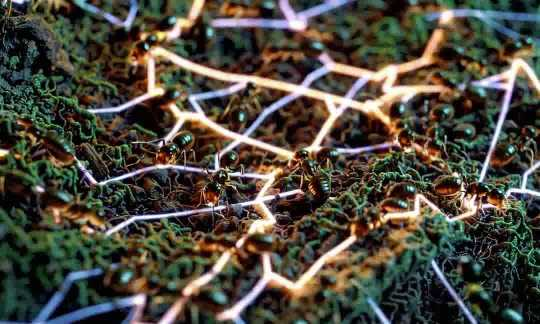
#> input picture tests/mock/ants/frames/frame_000001.jpg, 540 x 324 px; its folder holds only this picture in this run
$ jupyter execute --allow-errors x.ipynb
#> lines starting #> are read from the running program, lines starting #| are printed output that depends on the picture
### vidray/vidray.py
#!/usr/bin/env python3
"""
vidray.py

A lazy video processing library using xarray and Dask distributed.
Defines Img and Vid classes. Operations remain lazy until preview() or writePngs() is triggered.
"""
if __package__ is None or __package__ == '':
    # uses current directory visibility
    from patchy import patch,unpatch
    from util import *
else:
    # uses current package visibility
    from .patchy import patch,unpatch
    from .util import *
from pathlib import Path
from typing import List, Optional, Union
import operator
import json
import numpy as np
import xarray as xr
import dask.array as da
from dask import delayed
import imageio
from PIL import Image
import pandas as pd
from funkshuns import asList,listChunk

if __package__ is None or __package__ == "":
    from parallelize_it import Cliente
    from transformz import Scalable, RESIZE_BOTH, RESIZE_IMAGE, RESIZE_CANVAS
else:
    from .parallelize_it import Cliente
    from .transformz import Scalable, RESIZE_BOTH, RESIZE_IMAGE, RESIZE_CANVAS

# [89 lines left out: functions _normalize_grid, _compute_patch_plan, _pad_spatial, _write_vid_frames, _default_batch_size_4k, _existing_frame_indices and 1 more, not called in this run]

class BinaryOperable:
    # [17 lines left out: function _applyBinaryOp, not called in this run]

class Img(BinaryOperable, Scalable):
    # [17 lines left out: functions __init__, fromData, not called in this run]
    def compute(self) -> xr.DataArray:
        return self.data.compute()
    def toNumpy(self) -> np.ndarray:
        return self.compute().values
    def __add__(self, other) -> "Img":
        return self._applyBinaryOp(other, operator.add)
    def __sub__(self, other) -> "Img":
        return self._applyBinaryOp(other, operator.sub, absResult=True)
    def __mul__(self, other) -> "Img":
        return self._applyBinaryOp(other, operator.mul)
    def __truediv__(self, other) -> "Img":
        return self._applyBinaryOp(other, operator.truediv, intermediate=np.float32)

class Vid(BinaryOperable, Scalable):
    def __init__(self, pathsOrImgs: Union[List[Path], List[Img], Path],suff='.jpg', chunks: tuple = (1, 512, 512, -1)):
#> called with suff = '.jpg', chunks = (1, 512, 512, -1)
        if isinstance(pathsOrImgs, Path):
            if pathsOrImgs.is_dir():
                pngs = list(pathsOrImgs.glob(f"*{suff}"))
                pngs = [p for p in pngs if not p.name.startswith('._')]
                if not pngs:
                    files = list(pathsOrImgs.glob('*.*'))
                    suffs = pd.Series([f.suffix for f in files])
                    uniq = set(suffs.unique())
                    imgtyps = {'.png', '.jpg', '.jpeg', '.bmp', '.gif', '.tiff', '.tif', '.webp'}
                    if not imgtyps.intersection(uniq):
                        raise ValueError(f"No PNG or other image files found in directory. Accepted types: {imgtyps}")
                    suffs = suffs[suffs.isin(imgtyps)]
                    suff = suffs.value_counts().index[0]
                    pathsOrImgs = list(pathsOrImgs.glob(f"*{suff}"))
                else:
                    pathsOrImgs = pngs
            else:
                pathsOrImgs = [pathsOrImgs]
        else:
            pathsOrImgs = asList(pathsOrImgs)
        if not pathsOrImgs:
            raise ValueError("No frames provided to Vid.")
        first = pathsOrImgs[0]
        if isinstance(first, Path):
            example = imageio.imread(str(first))
#> example is the input picture: shape (324, 540, 3); mean R, G, B 77.9, 74.3, 64.2
            frameShape = example.shape
#> frameShape = (324, 540, 3)
            frameDtype = example.dtype
            daList = [da.from_delayed(delayed(imageio.imread)(str(p)), shape=frameShape, dtype=frameDtype)
                      for p in pathsOrImgs]
            stacked = da.stack(daList, axis=0)
            self.data = xr.DataArray(stacked, dims=["frame", "y", "x", "channel"]).chunk(chunks)
        elif isinstance(first, Img):
            dataList = [img.data.expand_dims(dim={"frame": [i]}) for i, img in enumerate(pathsOrImgs)]
            self.data = xr.concat(dataList, dim="frame").chunk(chunks)
        else:
            raise TypeError("pathsOrImgs must be a Path or list of Path/Img objects.")
    # [5 lines left out: function fromData, not called in this run]
    def __len__(self) -> int:
        return self.data.sizes["frame"]
    # [11 lines left out: function frame, not called in this run]
    def preview(self, index: int = 0) -> Image:
        return self.frame(index)
    # [32 lines left out: function bounce, not called in this run]
    def visualizeGraph(self, filename: str = "vid_graph.png") -> None:
        self.data.data.visualize(filename=filename)
        print(f"Dask graph saved to {filename}")
    def compute(self) -> xr.DataArray:
        return self.data.compute()
    def __add__(self, other) -> "Vid":
        return self._applyBinaryOp(other, operator.add)
    def __sub__(self, other) -> "Vid":
        return self._applyBinaryOp(other, operator.sub, absResult=True)
    def __mul__(self, other) -> "Vid":
        return self._applyBinaryOp(other, operator.mul)
    def __truediv__(self, other) -> "Vid":
        return self._applyBinaryOp(other, operator.truediv, intermediate=np.float32)

    # [163 lines left out: functions patch, from_patches, not called in this run]

### vidray/x.ipynb
[cell 1]
import vidray as vr

[cell 2]
from pathlib import Path
import pandas as pd, numpy as np

[cell 3]
fpth= Path(r'/Volumes/blu/Art/Film/vidray/tests/mock/ants/frames')

#> (a cell that did not finish here is left out)

#> (a cell that did not finish here is left out)

#> (a cell that did not finish here is left out)

#> (a cell that did not finish here is left out)

#> (a cell that did not finish here is left out)

#> (a cell that did not finish here is left out)

#> (a cell that did not finish here is left out)

#> (a cell that did not finish here is left out)

 # prep mock

[cell 12]
mp4 = Path('/Users/os/Downloads/ants.mp4')
#> (the rest of this cell did not finish here and is left out)

[cell 13]
fpth= Path(r'/Volumes/blu/Art/Film/vidray/tests/mock/ants/frames')
#> (the rest of this cell did not finish here and is left out)

[cell 14]
# resize each frame to 50% of original size and compress heavily
jpgs = list(fpth.glob('*.jpg'))
jpgs = [jpg for jpg in jpgs if not jpg.stem.startswith('.')]
out_fpth = fpth.parent / 'resized_compressed_frames'
out_fpth.mkdir(exist_ok=True)
# cv2
import cv2
for jpg in jpgs:
    img = cv2.imread(str(jpg))
    h, w = img.shape[:2]
#> h = 324; w = 540
    # crop bottom 10%
    img_cropped = img[:int(h*0.9), :, :]
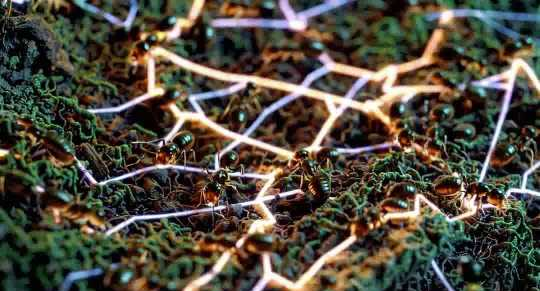
#> img_cropped: shape (291, 540, 3); mean B, G, R 64.6, 76.1, 80.7
    img_resized = cv2.resize(img_cropped, (w//2, int(h*0.9)//2))
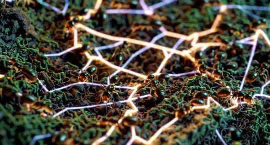
#> img_resized: shape (145, 270, 3); mean B, G, R 64.5, 76, 80.6
    out_jpg = out_fpth / jpg.name
    cv2.imwrite(str(out_jpg), img_resized, [int(cv2.IMWRITE_JPEG_QUALITY), 50])

[cell 15]
import shutil
def rmtree(p: Path):
    for f in list(p.glob('*.jpg')):
        try:
            f.unlink()
        except Exception as e:
            pass
    shutil.rmtree(p)

[cell 16]
rmtree(fpth)

[cell 17]
jpgs =  list(out_fpth.glob('*.jpg'))
jpgs = [jpg for jpg in jpgs if not jpg.stem.startswith('.')]
jpgs = jpgs[90:143:5]

[cell 18]
fpth.mkdir(exist_ok=True)
import shutil
nms = [f'frame_{i:06d}.jpg' for i in range(len(jpgs))]
[shutil.copy(jpg, fpth / nm) for jpg, nm in zip(jpgs, nms)]

[cell 19]
rmtree(out_fpth)

[cell 20]
out_fpth

$ run again, on tests/mock/ants/frames/frame_000005.jpg
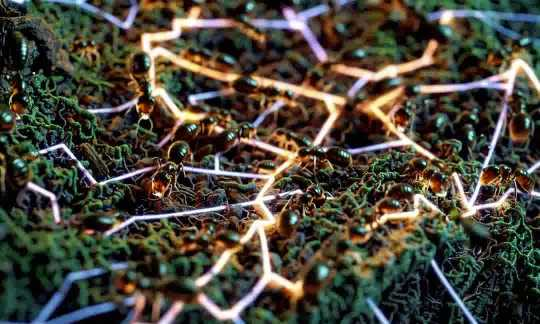
#> input picture tests/mock/ants/frames/frame_000005.jpg, 540 x 324 px
#> in __init__, example is the input picture: shape (324, 540, 3); mean R, G, B 75, 71.7, 61.4
#> `img_cropped = img[:int(h*0.9), :, :]`:
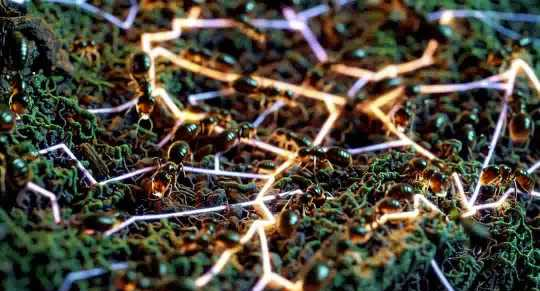
#> img_cropped: shape (291, 540, 3); mean B, G, R 61.5, 73.4, 77.8
#> `img_resized = cv2.resize(img_cropped, (w//2, int(h*0.9)//2))`:
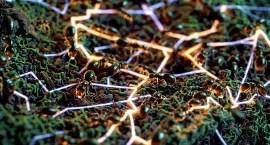
#> img_resized: shape (145, 270, 3); mean B, G, R 61.4, 73.3, 77.7

$ run again, on tests/mock/ants/frames/frame_000007.jpg
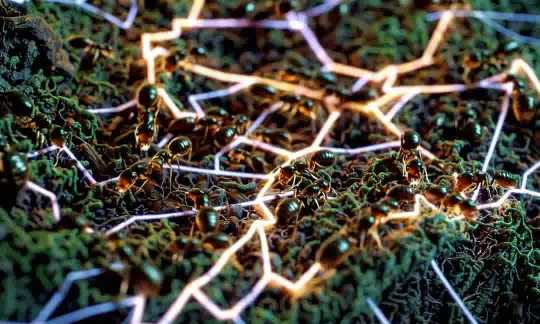
#> input picture tests/mock/ants/frames/frame_000007.jpg, 540 x 324 px
#> in __init__, example is the input picture: shape (324, 540, 3); mean R, G, B 76.9, 73.6, 64.5
#> `img_cropped = img[:int(h*0.9), :, :]`:
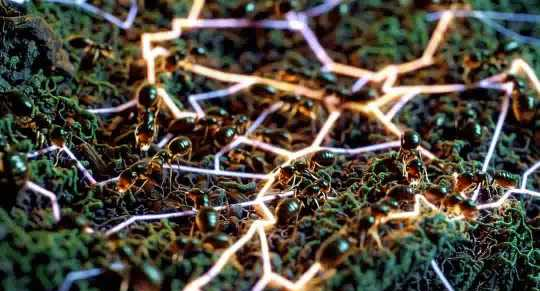
#> img_cropped: shape (291, 540, 3); mean B, G, R 63.9, 74.6, 79.4
#> `img_resized = cv2.resize(img_cropped, (w//2, int(h*0.9)//2))`:
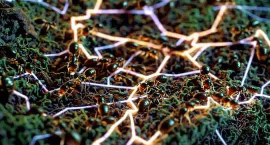
#> img_resized: shape (145, 270, 3); mean B, G, R 63.8, 74.5, 79.3

$ run again, on tests/mock/ants/frames/frame_000002.jpg
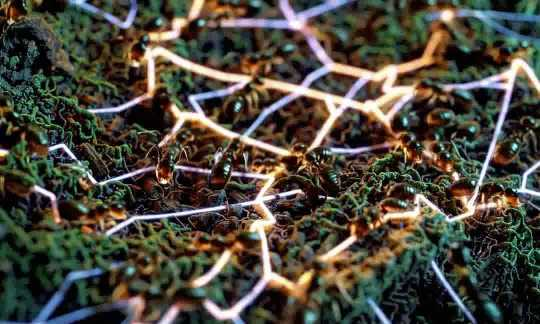
#> input picture tests/mock/ants/frames/frame_000002.jpg, 540 x 324 px
#> in __init__, example is the input picture: shape (324, 540, 3); mean R, G, B 76.8, 73.2, 63.3
#> `img_cropped = img[:int(h*0.9), :, :]`:
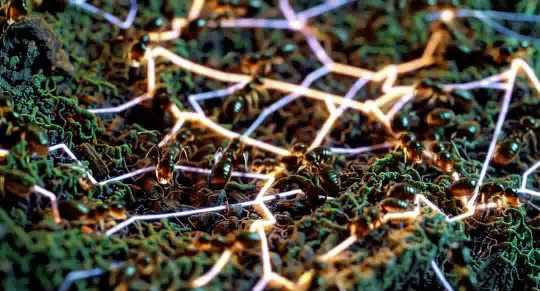
#> img_cropped: shape (291, 540, 3); mean B, G, R 64, 75.3, 79.8
#> `img_resized = cv2.resize(img_cropped, (w//2, int(h*0.9)//2))`:
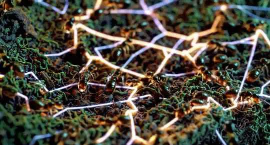
#> img_resized: shape (145, 270, 3); mean B, G, R 64, 75.2, 79.8
